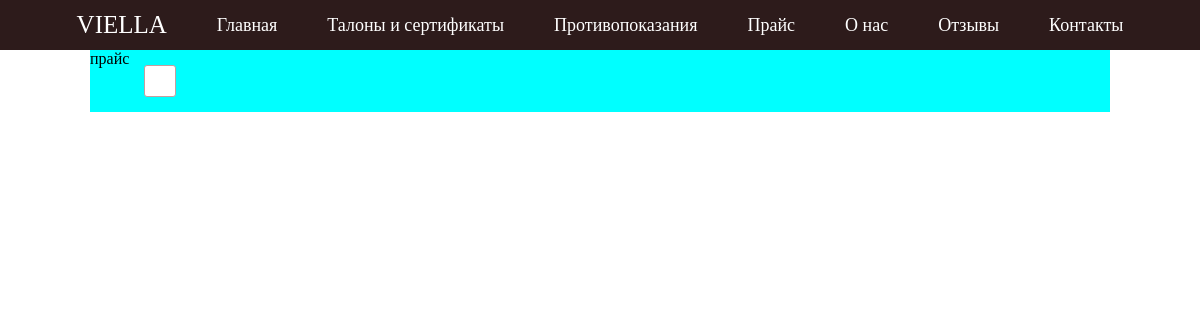
/price/, run on an earlier commit of the app's database.
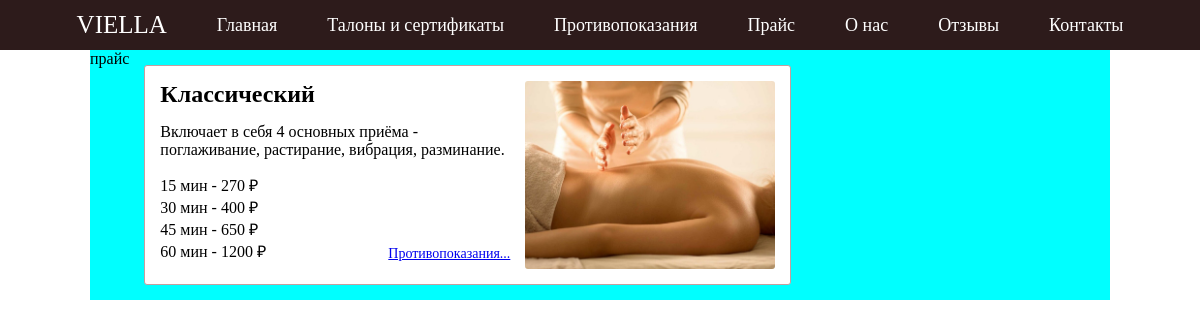
And on a later commit of the database.
### main/models.py (models this page shows, shortened)
class Massage(models.Model):
    name = models.CharField(max_length=32, verbose_name="Название массажа")
    description = models.TextField(verbose_name="Описание")
    fifteen_minutes = models.CharField(max_length=32, verbose_name='Цена за 15 минут')
    thirty_minutes = models.CharField(max_length=32, verbose_name='Цена за 30 минут')
    forty_five_minutes = models.CharField(max_length=32, verbose_name='Цена за 45 минут')
    sixty_minutes = models.CharField(max_length=32, verbose_name='Цена за 60 минут')
    image = models.ImageField(upload_to='%Y/%m/%d', verbose_name="Изображение")
    class Meta:
        ordering = ('name',)
        verbose_name = 'Массаж'
        verbose_name_plural = 'Массажи'

### main/views.py (the view)
# urls.py: path('price/', price_view, name='price'),
def price_view(request):
    massage = Massage.objects.all()
    context = {"massage_list": massage}
    return render(request, 'main/price.html', context)

### main/templates/main/price.html
{%extends 'root.html'%}
{%block content%}
<p>прайс</p>
<div style="border: 1px solid #c59e9e;
            border-radius: 3px;
            background-color: white;
            margin: 15px;
            padding: 15px;">
<ul style="list-style-type: none;">
    {%for massage in massage_list%}
    <li>
        <div style="display: flex;">
        <div style="display: flex;
                    flex-direction: column;
                    width: 350px;">
        <h2>{{massage.name}}</h2>
        <p style="margin-top: 15px;">{{massage.description}}</p>
        <div style="display: flex;
                    align-items: flex-end;
                    justify-content: space-between;
                    margin-top: 15px;">
            <div style="display: flex; flex-direction: column;">
        <p>15 мин - {{massage.fifteen_minutes}} ₽</p>
        <p>30 мин - {{massage.thirty_minutes}} ₽</p>
        <p>45 мин - {{massage.forty_five_minutes}} ₽</p>
        <p>60 мин - {{massage.sixty_minutes}} ₽</p>
            </div>
        <div style="display: flex;">
        <a href="#">Противопоказания...</a>
        </div>
        </div>
        </div>
        <img style="width: 250px;
                    margin-left: 15px;
                    border-radius: 3px;"
                src = "{{massage.image.url}}">
    </li>
        </div>
    {%endfor%}
</ul>
</div>
{%endblock%}

### templates/root.html (shortened to what this page needs)
{%load static%}
<!DOCTYPE html>
<html lang="en">
<head>
    <link rel="stylesheet" href="{%static 'css/style.css'%}">
</head>
<body>
    <div class="top_panel">
        <a href="{% url 'main' %}" style="font-size: 25px; color: white; text-decoration: none;">VIELLA</a>
        <a class="top_a" href="{% url 'main' %}">Главная</a>
        <a class="top_a" href="{% url 'talons_sertificats' %}">Талоны и сертификаты</a>
        <a class="top_a" href="{% url 'stop' %}">Противопоказания</a>
        <a class="top_a" href="{% url 'price' %}">Прайс</a>
        <a class="top_a" href="{% url 'about' %}">О нас</a>
        <a class="top_a" href="{% url 'comment' %}">Отзывы</a>
        <a class="top_a" href="{% url 'contact' %}">Контакты</a>
    </div>
    <div class="layouth" style="display: flex; background-color: aqua; height: 100%; width: 85%;" >
    {%block content%}
    {%endblock%}
    </div>
</body>
</html>

### static/css/style.css (style rules this page uses)
* { margin: 0px; padding: 0px; }
body { display: flex; flex-direction: column; align-items: center; }
.top_panel { background-color: #2d1b1b; height: 50px; display: flex; align-items: center; justify-content: center; width: 100%; }
a { font-family: Century Gothic; font-size: 14px; }
.top_a { color: white; text-decoration: none; margin-left: 50px; font-size: 18px; }
p { font-family: Century Gothic; font-size: 16px; }
h2 { font-family: Century Gothic; }

What changed in the data, as far as the page shows it:
added Massage: name "Классический", description "Включает в себя 4 основных приёма - поглаживание, растирание, вибрация, разминание.", fifteen_minutes "270", thirty_minutes "400", forty_five_minutes "650", sixty_minutes "1200", image (picture)
